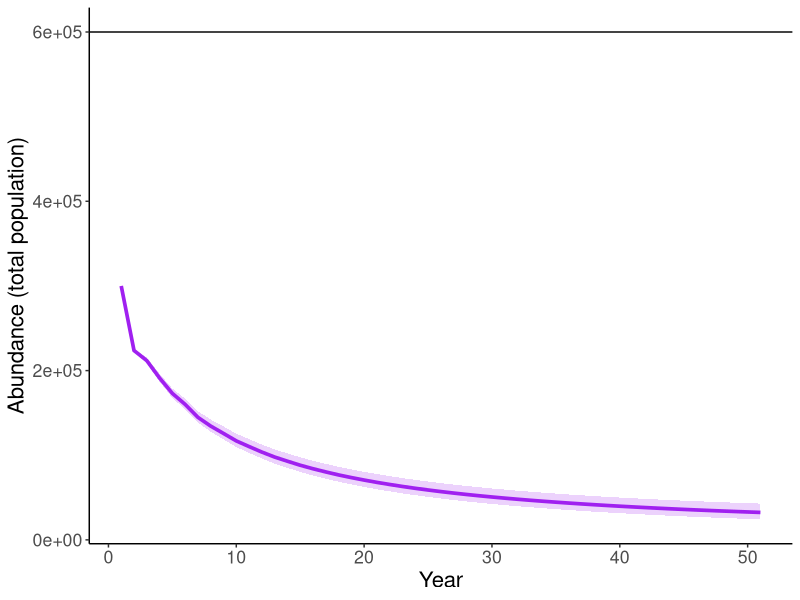

Here is the R script that generated this plot:
library(ggplot2)


set.seed(123)
##Stochastistic model
Year <- 1:51
Sims <- 1000

# Variation in Survival
s_pct_f <- 0.0001
s_pct_m <- 0.02
a <- 1.35
b <- 1

# Carrying capacity
K <- 600000

# Set up pig matrix
pig.array <- array(0,dim=c(12,length(Year),Sims))
pig.matrix <- matrix(0,12,12)

# Fecundity
Fecundity <- c(0, 0.65, 0.76, 0.76, 0.76, 0.76)

# Survival
# Females
pig.matrix[c(1,7),1:6] <- Fecundity
pig.matrix[2,1] <- 0.52
pig.matrix[3,2] <- 0.93
# Males
pig.matrix[4,3] <- 0.52
pig.matrix[5,4] <- 0.82
pig.matrix[6,5] <- 0.63


# Calculate stable stage distribution
w <- Re(eigen(pig.matrix)$vectors[, 1])
w <- w / sum(w) # normals to equal 1

# Set up initial popualtion size
N0 <- w * 0.5 * K  # e.g., start at 50% of K

pig.array[,1,] <- N0

for(i in 1:Sims){
  
  ## Stochasticity on Survival
  A_s <- pig.matrix
  # Female survival
  for (s in 1:5) {
    # Survive & go
    A_s[s+1,s] <- rnorm(1, pig.matrix[s+1,s], s_pct_f)
  }
  # Survive & stay
  A_s[6,6] <- rnorm(1, pig.matrix[6,6], s_pct_f)
  # Male survival
  for (s in 1:5) {
    # Survive & go
    A_s[s+1,s] <- rnorm(1, pig.matrix[s+1,s], s_pct_m)
  }
  # Survive & stay
  A_s[12,12] <- rnorm(1, pig.matrix[12,12], s_pct_m)
  
  for (y in 2:length(Year)){
    
    # Density dependent adjustment in fecundity
    # What was abundance at time step t-1
    N_t <- sum(pig.array[,y-1,i])
    
    # Calcuate density factor
    density_factor <- 1 / (1 + a * (N_t / K))
    # density_factor <- exp(-b * (N_t / K))
    
    # save new matrix
    A_dd <- A_s
    A_dd[c(1,7), ] <- A_s[c(1,7), ] * density_factor # reduce fecundity
    
    pig.array[,y,i]<-A_dd%*%pig.array[,y-1,i] #Make sure to multiply matrix x vector (not vice versa)
  }
  
}
N.median<-apply(apply(pig.array,c(2,3),sum),1,median)
N.20pct<-apply(apply(pig.array,c(2,3),sum),1,quantile, probs = 0.20)
N.80pct<-apply(apply(pig.array,c(2,3),sum),1,quantile, probs = 0.80)

results<-data.frame(Year,N.median,N.20pct,N.80pct)

#Plot population projection
ggplot(results) +
  geom_hline(yintercept=K) +
  geom_ribbon(aes(x=Year,ymin=N.20pct, ymax=N.80pct), alpha=.2,fill="purple") +
  geom_line(aes(x=Year, y=N.median),colour="purple",alpha=1,linewidth=1.25) +
  scale_y_continuous(name="Abundance (total population)")+
  theme_bw() +
  theme(text = element_text(size=16),panel.border = element_blank(), axis.line = element_line(colour="black"),
        panel.grid.major = element_blank(),panel.grid.minor = element_blank()) 
